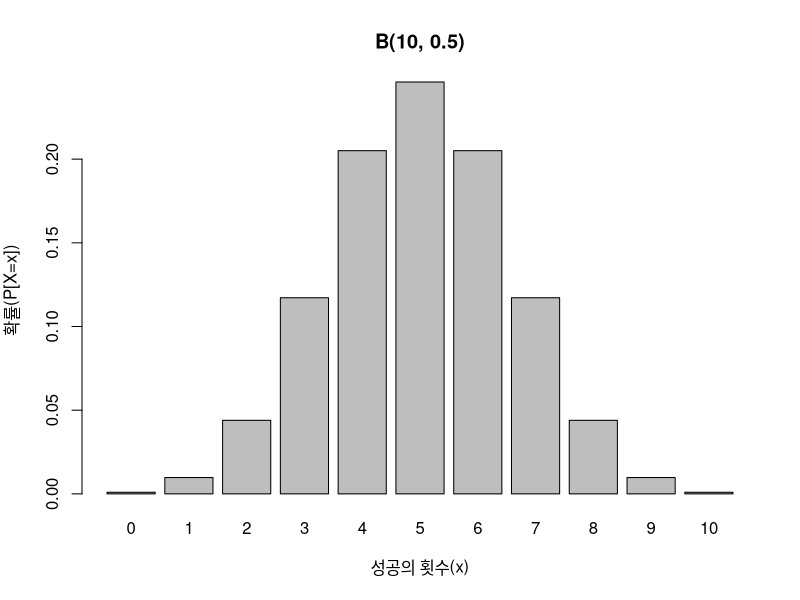
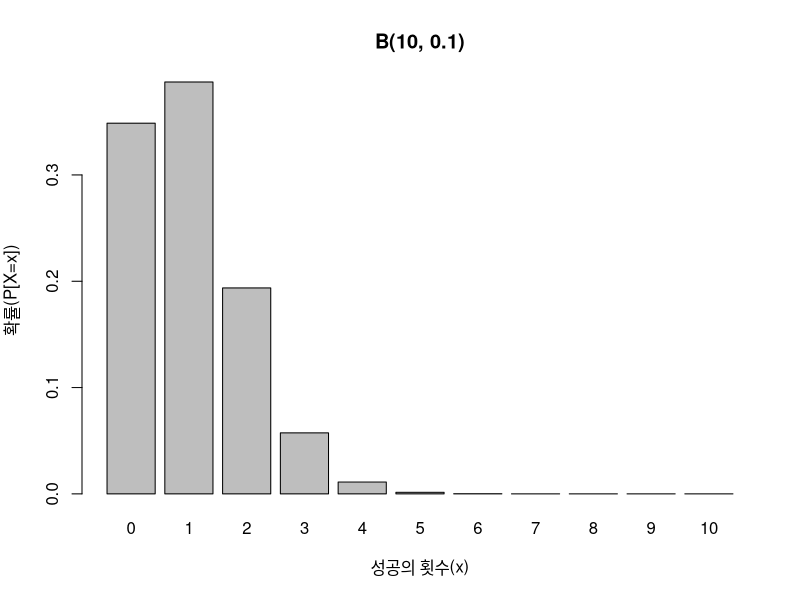
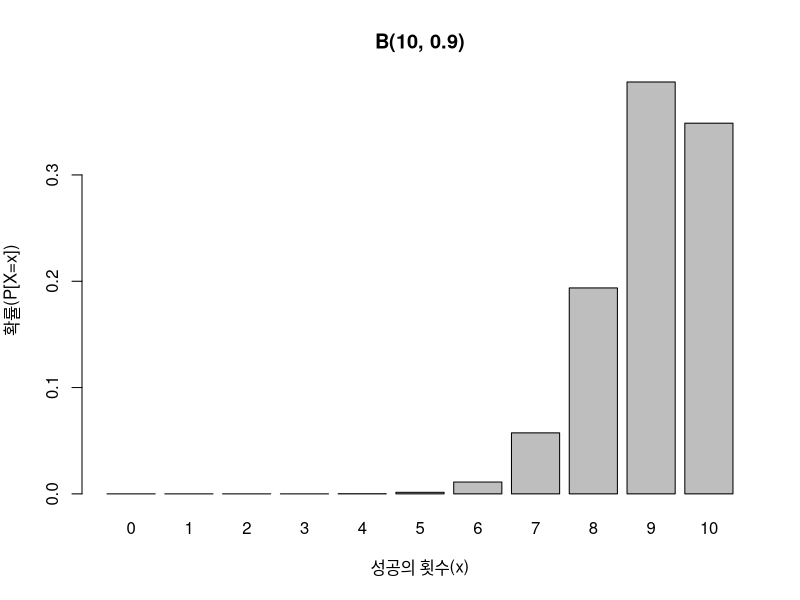
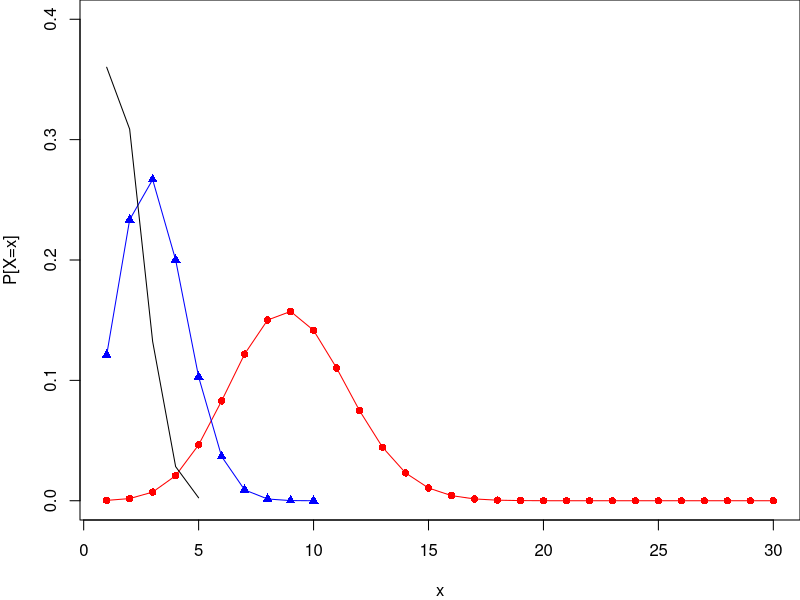
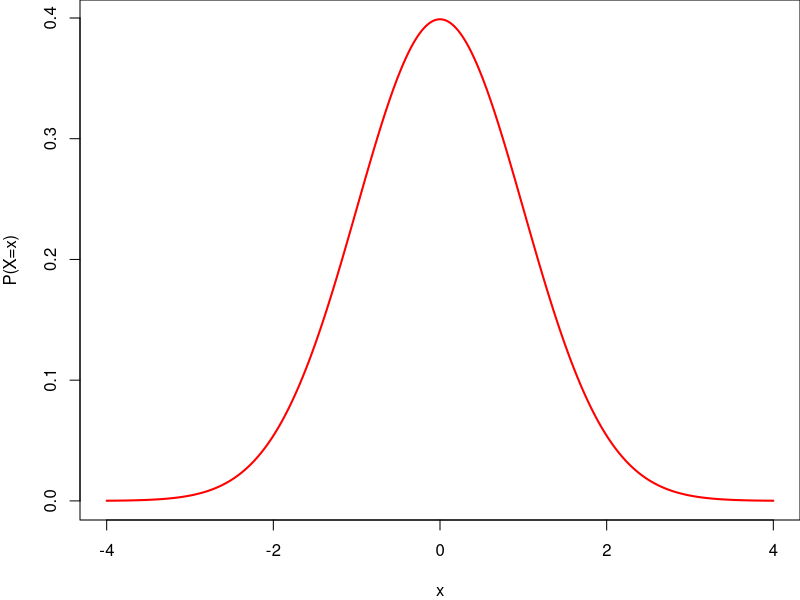
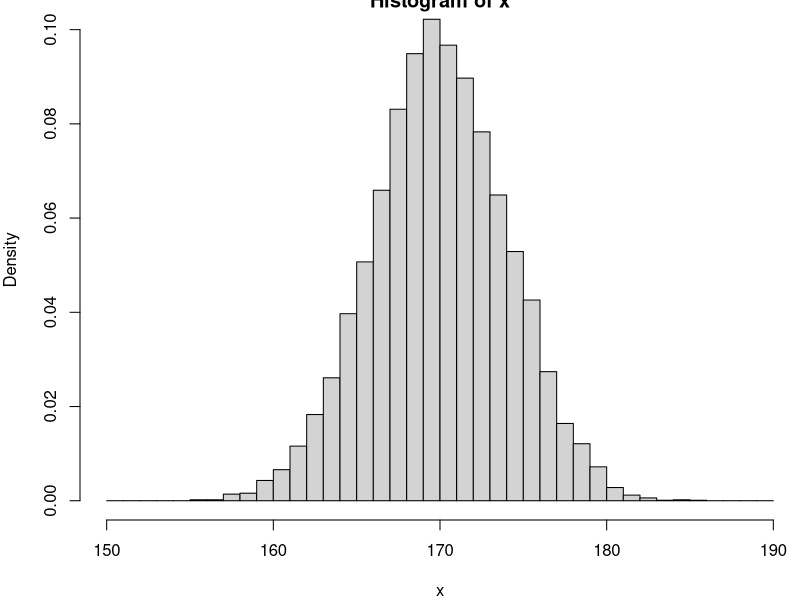
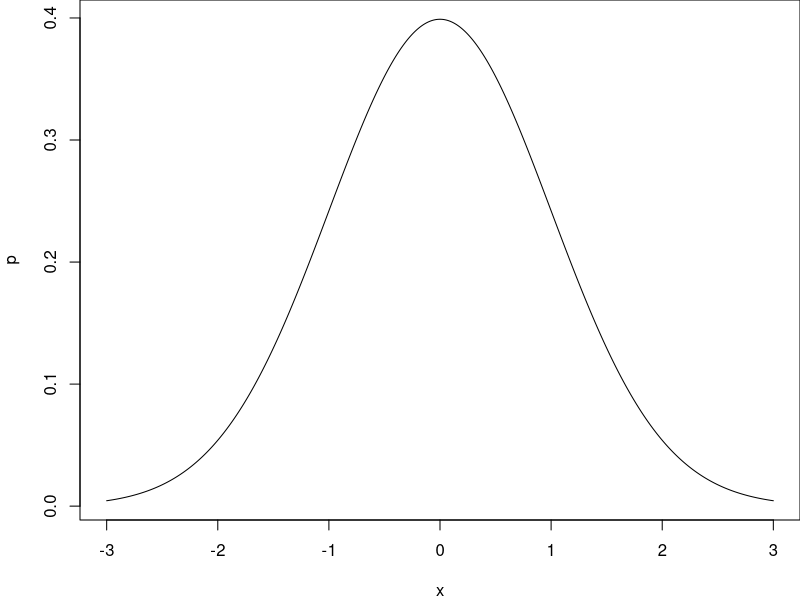
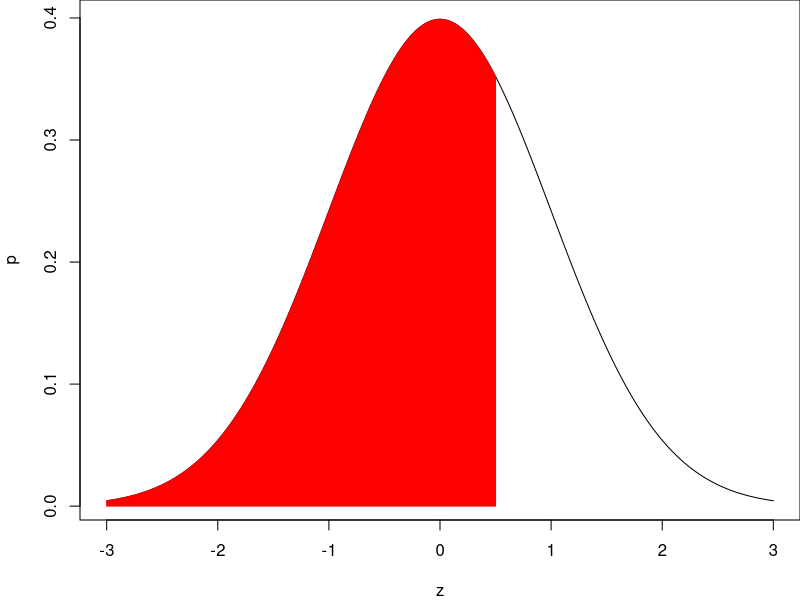

These figures' R source, in order:
# 그래프 그리기

# 그림 3.7 ~ 3.9
n <- 10
x <- 0:n

p <- 0.5
px <- dbinom(x, size=n, prob=p)
barplot(px, names=x, xlab="성공의 횟수(x)",
        ylab="확률(P[X=x])", main="B(10, 0.5)")

p <- 0.1
px <- dbinom(x, size=n, prob=p)
barplot(px, names=x, xlab="성공의 횟수(x)",
        ylab="확률(P[X=x])", main="B(10, 0.1)")

p <- 0.9
px <- dbinom(x, size=n, prob=p)
barplot(px, names=x, xlab="성공의 횟수(x)",
        ylab="확률(P[X=x])", main="B(10, 0.9)")

# 그림 3.11
n1 <- 5
n2 <- 10
n3 <- 30
p <- 0.3

x3 <- 1:n3
x2 <- 1:n2
x1 <- 1:n1

b3 <- dbinom(x3, size=n3, prob=p)
b2 <- dbinom(x2, size=n2, prob=p)
b1 <- dbinom(x1, size=n1, prob=p)

par(mar=c(4,4,0,0))
plot(x3, b3, type="l", ylim=c(0, 0.4), col="red",
     main="", xlab="x", ylab="P[X=x]")
points(x3, b3, pch=16, col="red")
lines(x2, b2, col="blue")
points(x2, b2, pch=17, col="blue")
lines(x1, b1, col="black")

#그림 3.12
x <- seq(-4, 4, by=0.01)
p <- dnorm(x, mean=0, sd=1)
#par(mar=c(4,4,0,0))
plot(x, p, type="l",  xlab="x", ylab="P(X=x)", lwd=2, col="red")

# 그림 3.13
set.seed(1)
x <- rnorm(10000, mean=170, sd=4)
hist(x, breaks=seq(150, 190, 1), right=F, freq=F)

x <- seq(-3, 3, by=0.01)
p <- dnorm(x, mean=0, sd=1)
plot(x, p, type="l")

(x.1 <- seq(-3, 0.5, length=500))
(p.1 <- dnorm(x.1, mean=0, sd=1))
(x.2 <- rep(x.1, each=2))
(p.2 <- rep(NA, 1000))
for(i in 1:1000) {
  if(i %% 2 == 0) {
    p.2[i] <- 0   
  } else {
    p.2[i] <- p.1[((i-1)/2)+1]
  }
}

plot(x, p, xlab="z", type="l")
lines(x.2, p.2, col="red")

# 표준정규분포 그림
z <- seq(-3, 3, by=0.001)
z.p <- dnorm(z)

# 그림 3-16
plot(z, z.p, axes=F, type="l", 
     main="표준정규분포 (90%)", ylab="", ylim=c(-0.04, 0.4))
axis(1)
lines(c(-3, 3), c(0, 0))
points(-1.645, -0.02, pch=17, col="red")
text(-1.645, -0.035, "-1.645", col="red")
points(1.645, -0.02, pch=17, col="red")
text(1.645, -0.035, "1.645", col="red")

s <- seq(-1.645, 1.645, by=0.001)
s.z <- dnorm(s, mean=0, sd=1)
s <- c(-1.645, s, 1.645)
s.z <- c(0, s.z, 0)

polygon(s, s.z, density=10, col="red")


# 그림 3-17
plot(z, z.p, axes=F, type="l", 
     main="표준정규분포 (95%)", ylab="", ylim=c(-0.04, 0.4))
axis(1)

lines(c(-3, 3), c(0, 0))
points(-1.96, -0.02, pch=17, col="red")
text(-1.96, -0.035, "-1.96", col="red")
points(1.96, -0.02, pch=17, col="red")
text(1.96, -0.035, "1.96", col="red")
